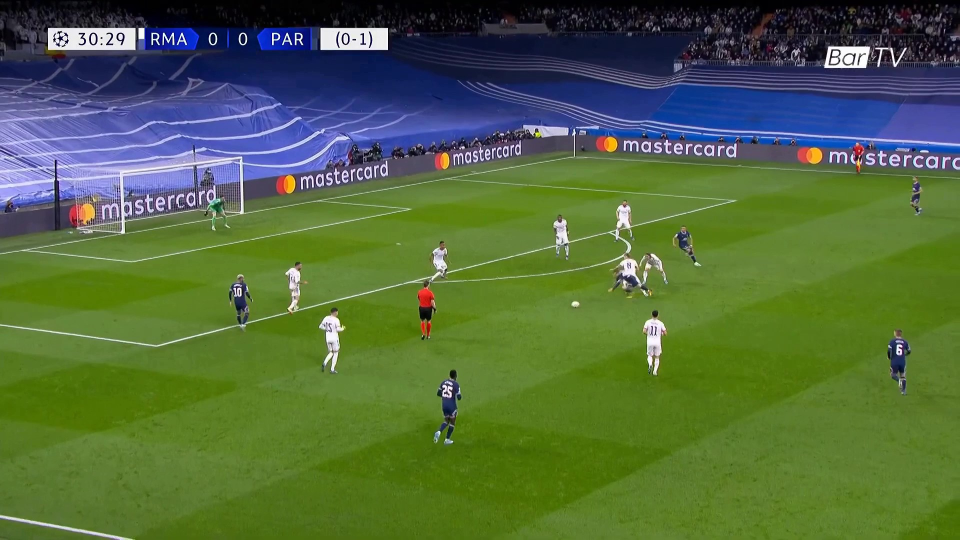
#> input picture output_video_static_Moment.jpg, 1920 x 1080 px (shown at 1/2 size)
$ jupyter execute --allow-errors player-tracking.ipynb
#> lines starting #> are read from the running program, lines starting #| are printed output that depends on the picture
[cell 1]
# %pip uninstall opencv-contrib-python opencv-python
# %pip install numpy opencv --user
# %pip install centroid-tracker

Image tracking

[cell 2]
# Import necesarry packages
import numpy as np
import cv2

# Minimum probability so that an image can be classified as 'confident'
# and thus identified
confidence = 0.5
# Non-maxima suppresion threshold, solves the problem of having multiple detections
# for the same object by applying this value which reduces it to one detection for a
# valid object
threshold = 0.3

[cell 3]
# Get the list of labels
labels = open('./yolo-coco/coco.names').read().strip().split('\n')
#> (reads yolo-coco/coco.names from the repository)

# Get the weights file
weights = './yolo-coco/yolov3.weights'
# Get the config file for the pre-trained model
configFile = './yolo-coco/yolov3.cfg'

# Load the YOLO object trained on the COCO dataset
#> (the rest of this cell did not finish here and is left out)

[cell 4]
# Get image (run this cell if image tracking is required)
image = cv2.imread('./output_video_static_Moment.jpg')
#> image is the input picture: shape (1080, 1920, 3); mean B, G, R 63.6, 104.9, 82.3
# Get image dimensions
height, width = image.shape[:2]
#> height = 1080; width = 1920
# Create a blob with respective parameters (check docs for more info)
blob = cv2.dnn.blobFromImage(image, 1/255.0, (416, 416), (0,0,0),
                             swapRB=True, crop=False)
#> (the rest of this cell did not finish here and is left out)

[cell 5]
# Initialize lists which will contain: bounding boxes, confidence
# and classID related by array index
boundingBoxes = []
confidenceList = []
classIDs = []

# Iterate over each layer output
#> (the rest of this cell did not finish here and is left out)

[cell 6]
footballFieldImage = cv2.imread('./football_field.jpg')
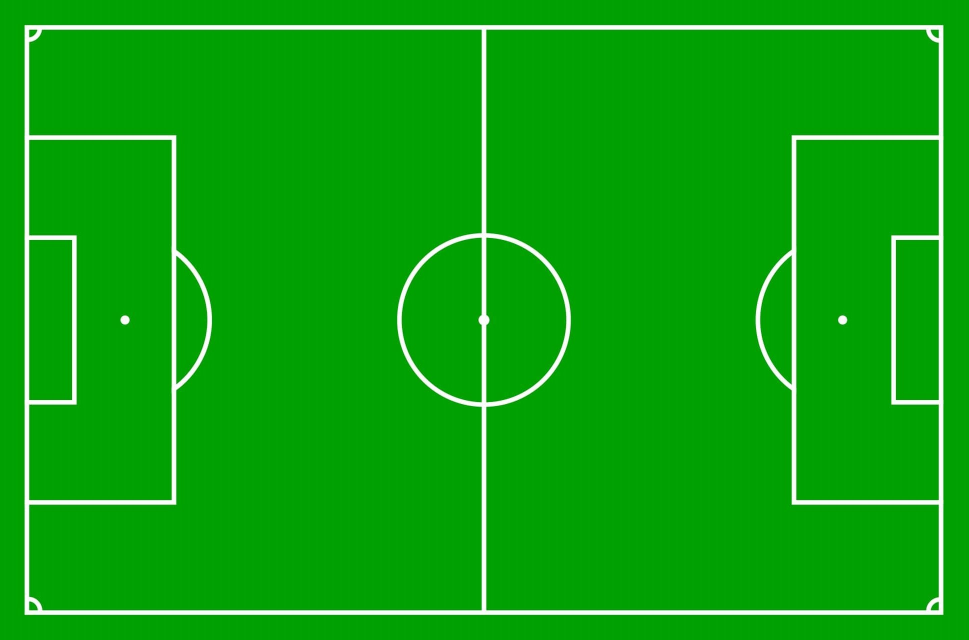
#> input picture football_field.jpg, 1937 x 1280 px (shown at 1/2 size)
#> footballFieldImage is the input picture: shape (1280, 1937, 3); mean B, G, R 13.9, 164.2, 12.1

# Real field coordinates
src = np.array([[1145, 310], [1915, 353], [1915, 1075], [1, 510]], np.float32)

'''
cv2.circle(image, (1145, 310), 20, (0, 0, 255), -2,)  # Upper left
cv2.circle(image, (1915, 353), 20, (0, 0, 255), -2,)  # Upper right
cv2.circle(image, (1915, 1075), 20, (0, 0, 255), -2,)  # Lower right
cv2.circle(image, (1, 510), 20, (0, 0, 255), -2,)  # Lower left

ims = cv2.resize(image, (960, 540))
cv2.imshow("Tracked players", ims)
cv2.waitKey(0)
'''

# Cartoon image field coordinates
dst = np.array([[52, 50], [550, 50], [800, 1120], [52, 880]], np.float32)

'''
cv2.circle(footballFieldImage, (52, 50), 15, (0, 0, 255), -2,)  # Upper left
cv2.circle(footballFieldImage, (550, 50), 15, (0, 0, 255), -2,)  # Upper right
cv2.circle(footballFieldImage, (800, 1120), 15, (0, 0, 255), -2,)  # Lower right
cv2.circle(footballFieldImage, (52, 880), 15, (0, 0, 255), -2,)  # Lower left
'''

# Show output image
ims = cv2.resize(footballFieldImage, (960, 540))
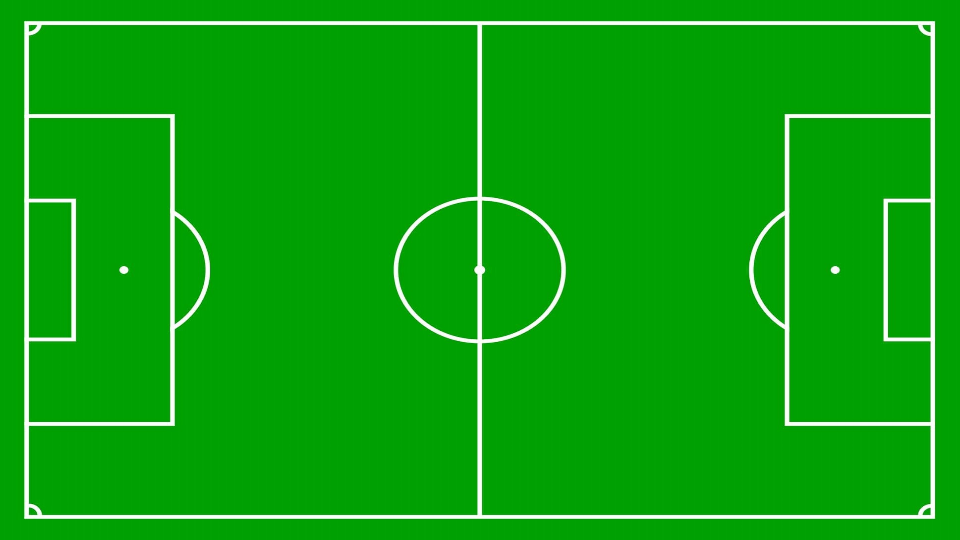
#> ims: shape (540, 960, 3); mean B, G, R 13.9, 164.2, 12.1
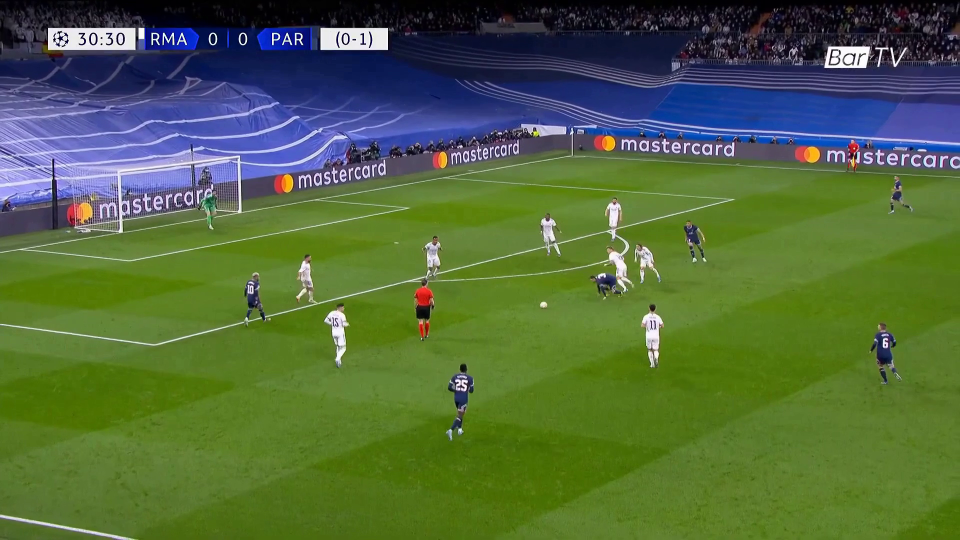
#> input picture frame 7 of videos/madrid_psg_static.mp4, 1920 x 1080 px (shown at 1/2 size)
#> further down, frame is the input picture: shape (1080, 1920, 3); mean B, G, R 63, 104, 81.8
cv2.imshow("Tracked players", ims)
cv2.waitKey(0)

# Get the perspective transformation matrix (x and y are the centroid coordinates)
pmatrix = cv2.getPerspectiveTransform(src, dst)

print(pmatrix)

[cell 7]
# Draw the boxes on the image and its respective text

# Create a list of random colors
np.random.seed(21)
colours = np.random.randint(0, 255, size=(len(labels), 3), dtype='uint8')

# Make sure we have results on the analysis
#> (the rest of this cell did not finish here and is left out)

Video tracking

[cell 8]
# Import necesarry packages
import numpy as np
import cv2
import tracker

# Minimum probability so that an image can be classified as 'confident'
# and thus identified
confidence = 0.5
# Non-maxima suppresion threshold, solves the problem of having multiple
# detections for the same object by applying this value which reduces it
# to one detection for a valid object
threshold = 0.3
# Initialize centroid tracker which will track a specific player and allow
# us to assign an ID to it
#> (the rest of this cell did not finish here and is left out)

[cell 9]
# Get the list of labels
labels = open('./yolo-coco/coco.names').read().strip().split('\n')

# Get the weights file
weights = './yolo-coco/yolov3.weights'
# Get the config file for the pre-trained model
configFile = './yolo-coco/yolov3.cfg'

# Load the YOLO object trained on the COCO dataset
#> (the rest of this cell did not finish here and is left out)

[cell 10]
# Get video (run this cell if video tracking is required)
# Change value depending on short or long vid
shortVid = True
if shortVid:
    # video = cv2.VideoCapture('videos/madrid_psg_short.mp4')
    # outputVideo = 'output_video_short.mp4'
    video = cv2.VideoCapture('videos/madrid_psg_static.mp4')
    outputVideo = 'output_video_static.mp4'
else:
    video = cv2.VideoCapture('videos/madrid_psg.mp4')
    outputVideo = 'output_video.mp4'

writer = None
width, height = None, None
total = 0

# Get total no. of frames in the video
try:
    total = int(video.get(cv2.CAP_PROP_FRAME_COUNT))
except:
    print("Couldn't get frame count")

print('No. of frames: {}'.format(total))

[cell 11]
# Real field coordinates
src = np.array([[1145, 310], [1915, 353], [1915, 1075], [1, 510]], np.float32)
# Cartoon image field coordinates
dst = np.array([[52, 50], [550, 50], [800, 1120], [52, 880]], np.float32)

# Get the perspective transformation matrix (x and y are the centroid coordinates)
pmatrix = cv2.getPerspectiveTransform(src, dst)

# Define output video
outputBEV = 'output_birds_eye_view.mp4'

[cell 12]
def applyYoloToFrame(frame):
    # Create a blob with respective parameters (check docs for more info)
    blob = cv2.dnn.blobFromImage(frame, 1/255.0, (416, 416), (0,0,0), swapRB=True, crop=False)
    network.setInput(blob)

    # Do a forward pass using the YOLO object detector (outputs bounding boxes with respective probabilities)
    layerOut = network.forward(layerNamesOut)

    # Initialize lists which will contain: bounding boxes, confidence and classID related by array index
    boundingBoxes = []
    confidenceList = []
    classIDs = []

    # Iterate over each layer output
    for out in layerOut:
        # Iterate over each detection+
        for detection in out:
            # Get score, classID and condifence
            scores = detection[5:]
            currClass = np.argmax(scores)
            currConfidence = scores[currClass]

            # Check image confidence using value establashied previously
            if currConfidence > confidence:
                # Scale bounding box relative to image size
                # The way YOLO formats its data is by returning the center coordinates of the bounding box
                # followed by the width and height, so with that in mind we apply it to our bonding box
                box = detection[0:4] * np.array([width, height, width, height])
                xCenter, yCenter, boxWidth, boxHeight = box.astype('int')

                # Use center coordinates to calculate top-left box corner coordinate (same as Android)
                x = int(xCenter - (boxWidth / 2))
                y = int(yCenter - (boxHeight / 2))

                # Add values to the lists
                boundingBoxes.append(np.array([x, y, int(boxWidth), int(boxHeight)]))
                classIDs.append(currClass)
                confidenceList.append(float(currConfidence))

    # Apply non-maxima suppresion threshold
    rects = cv2.dnn.NMSBoxes(boundingBoxes, confidenceList, confidence, threshold)
    objects = ctracker.update([boundingBoxes[idx] for idx in rects])

    # Draw the boxes on the image and its respective text
    # Create a list of random colors
    np.random.seed(21)
    colours = np.random.randint(0, 255, size=(len(labels), 3), dtype='uint8')

    # Make sure we have results on the analysis
    for (id, bbox) in objects[1].items():
        # Get bounding box coordinates
        x, y, w, h = bbox[0], bbox[1], bbox[2], bbox[3]

        # Draw bounding box with its label overlayed on the image
        currentBoxColour = (255, 0, 0) # Blue
        cv2.rectangle(frame, (x, y), (x+w, y+h), currentBoxColour, 2)
        currentBoxText = 'Current ID: {}'.format(id)
        cv2.putText(frame, currentBoxText, (x, y - 6), cv2.FONT_HERSHEY_TRIPLEX, 0.5, currentBoxColour, 2)

        # Get projected coordinates on 2d field
        centerX, centerY = (x + w/2), (y + h/2)
        # print("Original coordinates:\n {}\n".format(np.array([centerX, centerY+h/4, 1])))
        val = np.dot(pmatrix, np.array([centerX, centerY+h/4, 1]))
        # print("Result coordinates after multiplication: \n{}\n".format(val))
        x2d, y2d = val[0]/val[2], val[1]/val[2]
        # print("Result coordinates ({}, {})".format(x2d, y2d))
        cv2.circle(footballFieldImage, (int(x2d), int(y2d)), 10, (0, 0, 0), -2)
        cv2.putText(footballFieldImage, str(id), (int(x2d), int(y2d) - 14), cv2.FONT_HERSHEY_TRIPLEX, 0.5, (0, 0, 0), 1)

[cell 13]
# Iterate over each frame
num = 0
#> (the rest of this cell did not finish here and is left out)
